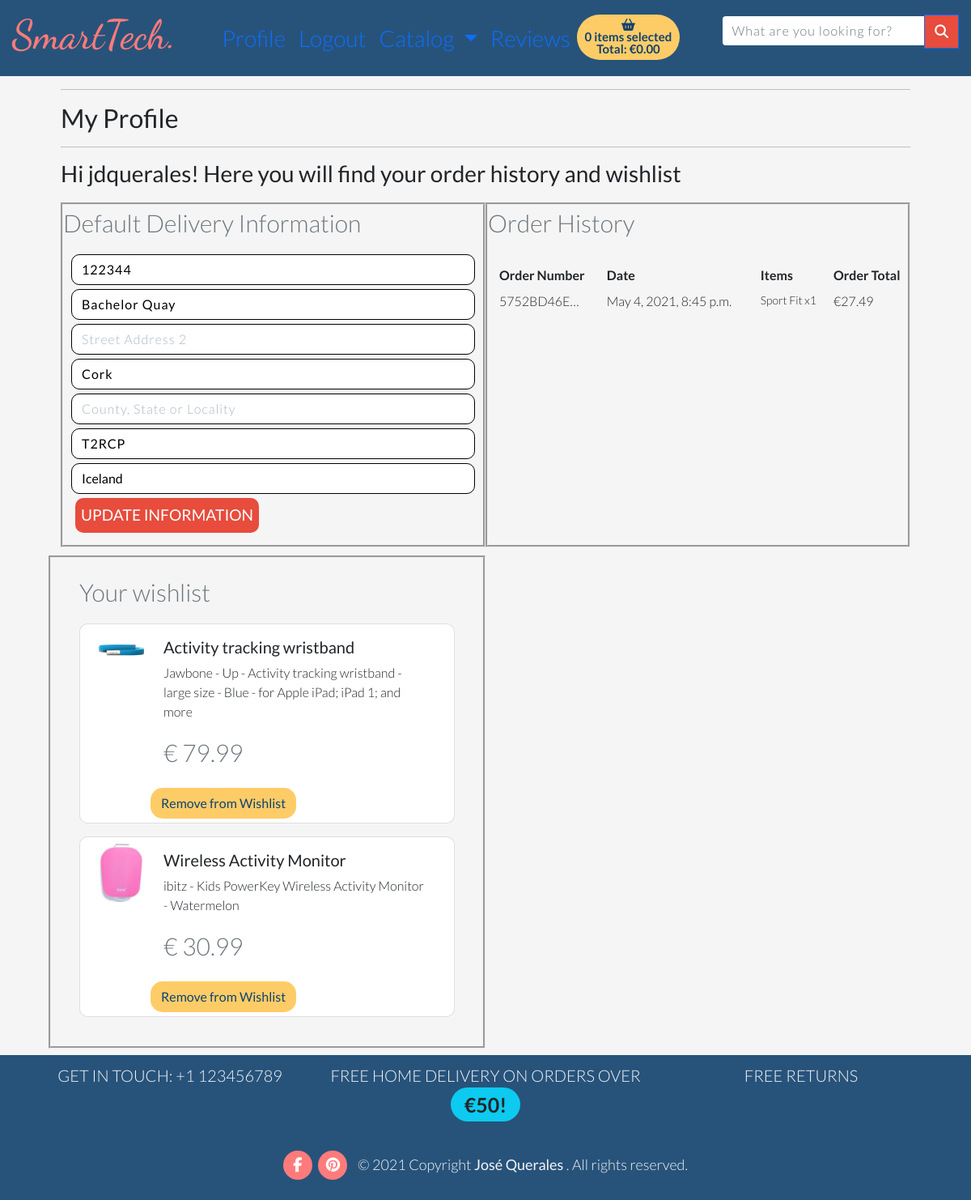
The app's page /profiles/ (signed in), older data.
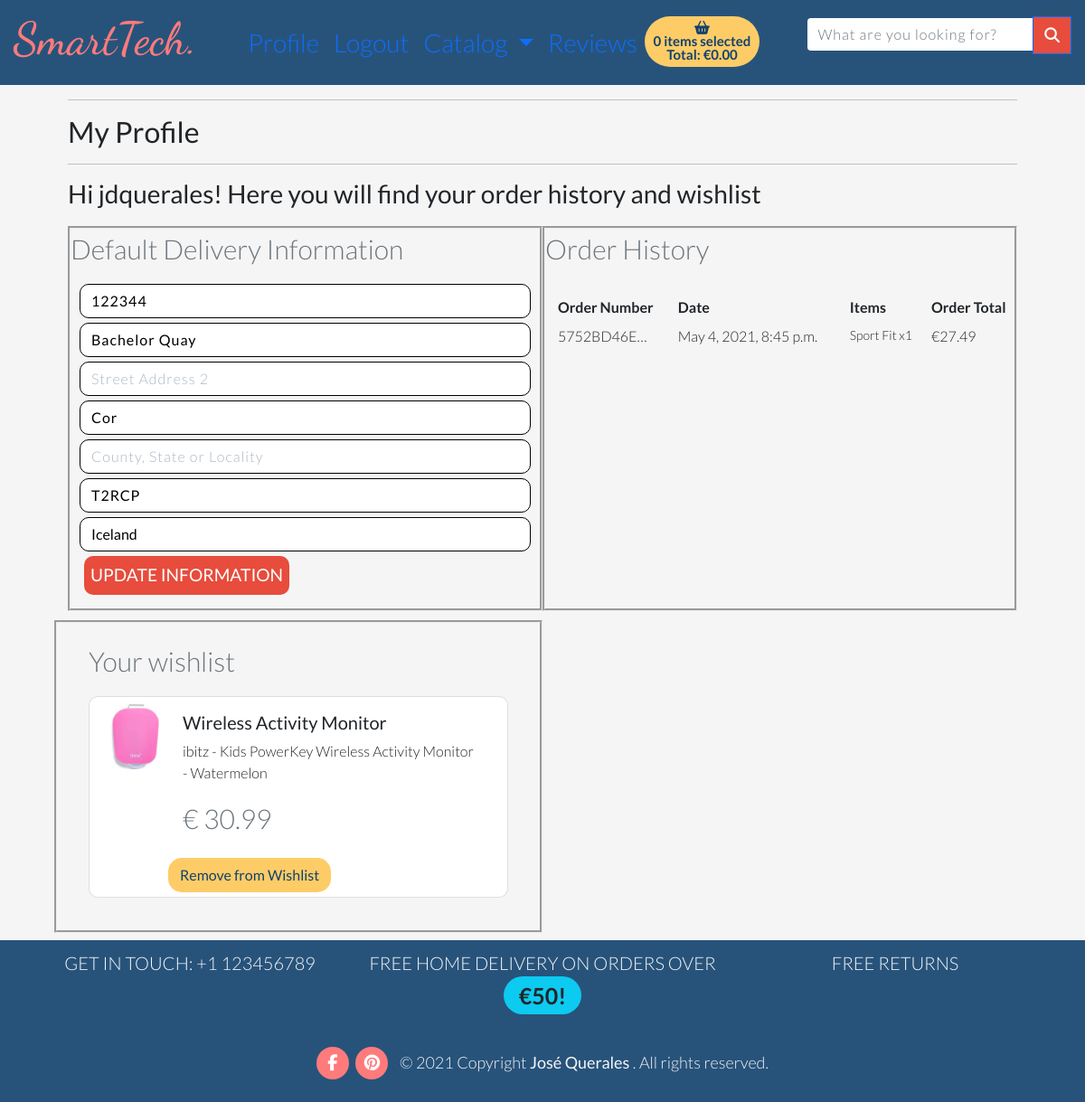
The same page, newer data.
### profiles/models.py (models this page shows)
class UserProfile(models.Model):
    user = models.OneToOneField(User,primary_key=True, on_delete=models.CASCADE)
    default_phone_number = models.CharField(max_length=20, null=True, blank=True)
    default_street_address1 = models.CharField(max_length=80, null=True, blank=True)
    default_street_address2 = models.CharField(max_length=80, null=True, blank=True)
    default_town_or_city = models.CharField(max_length=40, null=True, blank=True)
    default_county = models.CharField(max_length=80, null=True, blank=True)
    default_postcode = models.CharField(max_length=20, null=True, blank=True)
    default_country = CountryField(blank_label='Country', null=True, blank=True)
    def __str__(self):
        return self.user.username

### checkout/models.py (models this page shows, shortened)
class Order(models.Model):
    order_number = models.CharField(max_length=32, null=False, editable=False)
    user_profile = models.ForeignKey(UserProfile, on_delete=models.SET_NULL,
                                 null=True, blank=True, related_name='orders')
    full_name = models.CharField(max_length=50, null=False, blank=False)
    email = models.EmailField(max_length=254, null=False, blank=False)
    phone_number = models.CharField(max_length=20, null=False, blank=False)
    country = CountryField(blank_label='Country *', null=False, blank=False)
    postcode = models.CharField(max_length=20, null=True, blank=True)
    town_or_city = models.CharField(max_length=40, null=False, blank=False)
    street_address1 = models.CharField(max_length=80, null=False, blank=False)
    street_address2 = models.CharField(max_length=80, null=True, blank=True)
    county = models.CharField(max_length=80, null=True, blank=True)
    date = models.DateTimeField(auto_now_add=True)
    delivery_cost = models.DecimalField(max_digits=6, decimal_places=2, null=False, default=0)
    order_total = models.DecimalField(max_digits=10, decimal_places=2, null=False, default=0)
    grand_total = models.DecimalField(max_digits=10, decimal_places=2, null=False, default=0)
    original_cart = models.TextField(null=False, blank=False, default='')
    stripe_pid = models.CharField(max_length=254, null=False, blank=False, default='')
    def __str__(self):
        return self.order_number

class OrderLineItem(models.Model):
    order = models.ForeignKey(Order, null=False, blank=False, on_delete=models.CASCADE, related_name='lineitems')
    product = models.ForeignKey(Product, null=False, blank=False, on_delete=models.CASCADE)
    quantity = models.IntegerField(null=False, blank=False, default=0)
    lineitem_total = models.DecimalField(max_digits=6, decimal_places=2, null=False, blank=False, default=0)

### products/models.py (models this page shows, shortened)
class Product(models.Model):
    class Meta:
        verbose_name_plural = 'Products'
    description = models.TextField()
    friendly_name = models.CharField(max_length=254)
    price = models.DecimalField(max_digits=6, decimal_places=2)
    category = models.ForeignKey('Category', null=True, blank=True, on_delete=models.SET_NULL)
    body_location= models.ForeignKey('Location', null=True, blank=True, on_delete=models.SET_NULL)
    brand = models.CharField(max_length=254, null=True, blank=True)
    origin = models.ForeignKey('Origin', null=True, blank=True, on_delete=models.SET_NULL)
    image = models.ImageField(null=True, blank=True)
    stock = models.BooleanField(null=False, blank=True, default=True)
    user_wishlist = models.ManyToManyField(User, related_name="user_wishlist", blank=True)
    def __str__(self):
        return self.friendly_name

### profiles/views.py (the view)
# urls.py: path('', views.profile, name='profile'),
def profile(request):
    template = 'profiles/profile.html'
    if request.user.is_authenticated:
        profile = get_object_or_404(UserProfile, user=request.user)
        if request.method == 'POST':
            form = UserProfileForm(request.POST, instance=profile)
            if form.is_valid():
                form.save()
                messages.success(request, 'Profile updated successfully')
        form = UserProfileForm(instance=profile)
        orders = profile.orders.all()
        wishlist = Product.objects.filter(user_wishlist=request.user)
        print(wishlist)
        print(orders)
        context = {
            'profile': profile,
            'form': form,
            'wishlist': wishlist,
            'orders': orders}
        return render(request, template, context)
    else:
        return redirect(reverse('home'))

### profiles/forms.py
class UserProfileForm(forms.ModelForm):
    class Meta:
        model = UserProfile
        exclude = ('user',)
    def __init__(self, *args, **kwargs):
        super().__init__(*args, **kwargs)
        placeholders = {
            'default_phone_number': 'Phone Number',
            'default_postcode': 'Postal Code',
            'default_town_or_city': 'Town or City',
            'default_street_address1': 'Street Address 1',
            'default_street_address2': 'Street Address 2',
            'default_county': 'County, State or Locality',
        }
        self.fields['default_phone_number'].widget.attrs['autofocus'] = True
        for field in self.fields:
            if field != 'default_country':
                if self.fields[field].required:
                    placeholder = f'{placeholders[field]} *'
                else:
                    placeholder = placeholders[field]
                self.fields[field].widget.attrs['placeholder'] = placeholder
            self.fields[field].widget.attrs['class'] = 'border-black rounded-0 profile-form-input'
            self.fields[field].label = False

### profiles/templates/profiles/profile.html (shortened to what this page needs)
{% extends "base.html" %} {% load static %} {% block content %}
<div class="overlay"></div>
<div class="container mb-2" id="shopping-cart">
  <div class="row">
    <div class="col">
      <hr />
      <h2 mb-4>My Profile</h2>
      <hr />
    </div>
  </div>
  <div class="row">
    <div class="col">
      <h3 mb-4>
        Hi {{ profile }}! Here you will find your order history and wishlist
      </h3>
    </div>
  </div>
  <div class="row profile">
    <div class="col-12 col-lg-6 profile-div">
      <p class="text-muted">Default Delivery Information</p>
      <form
        class="mt-3 profile-column"
        action="{% url 'profile' %}"
        method="POST"
        id="profile-update-form"
      >
        {% csrf_token %} {{form|crispy}}
        <button class="btn btn-black rounded-0 text-uppercase float-right">
          Update Information
        </button>
      </form>
    </div>
    <div class="col-12 col-lg-6 profile-div">
      <p class="text-muted">Order History</p>
      <div class="order-history table-responsive">
        <table class="table table-sm table-borderless profile-column">
          <thead>
            <tr>
              <th>Order Number</th>
              <th>Date</th>
              <th>Items</th>
              <th>Order Total</th>
            </tr>
          </thead>
          <tbody>
            {% for order in orders %}
            <tr>
              <td>
                  {{ order.order_number|truncatechars:10 }}
              </td>
              <td>{{ order.date }}</td>
              <td>
                <ul class="list-unstyled">
                  {% for item in order.lineitems.all %}
                  <li class="small">
                    {{ item.product.friendly_name }} x{{ item.quantity }}
                  </li>
                  {% endfor %}
                </ul>
              </td>
              <td>€{{ order.grand_total }}</td>
            </tr>
            {% endfor %}
          </tbody>
        </table>
      </div>
    </div>
  </div>
  <div class="row profile profile-div">
    <div class="col wishlist-column">
    <p class="text-muted">Your wishlist</p>
      {% if wishlist %} {% for product in wishlist %}
      <div class="card card-wishlist mb-3 rounded-0">
        <div class="row g-0">
          <div class="col-md-2 lg-4">
            {% if product.image %}
            <a href="{% url 'product_detail' product.id %}">
                <img
                class="img-fluid d-block p-2"
                width="135px"
                src="{{ product.image.url }}"
                alt="{{ product.friendly_name }}"
              />
              </a>
            {% endif %}
          </div>
          <div class="col-md-10">
            <div class="card-body">
              <h5 class="card-title">{{product.friendly_name}}</h5>
              <p class="card-text">{{product.description}}</p>
              <p class="card-text">
                <small class="text-muted">€ {{product.price}}</small>
              </p>
            </div>
            <a
            type="button"
            class="btn btn-yellow-wishlist text-center"
            href="{% url 'add_to_wishlist' product.id %}"
            >Remove from Wishlist</a
          >
          </div>
        </div>
      </div>
      {% endfor %} {% else %}
      <p class="card-text">No products have been added to your wishlist yet</p>
      {% endif %}
    </div>
  </div>
</div>
{% endblock %}

Row changes from the older to the newer data that the page shows:
no longer on this page (row unchanged): Product: image (picture), friendly_name "Activity tracking wristband", description "Jawbone - Up - Activity tracking wristband - large size - Blue - for Apple iPad; iPad 1; and more", price "79.99"
changed UserProfile "Bachelor Quay": default_town_or_city "Cork" → "Cor"
